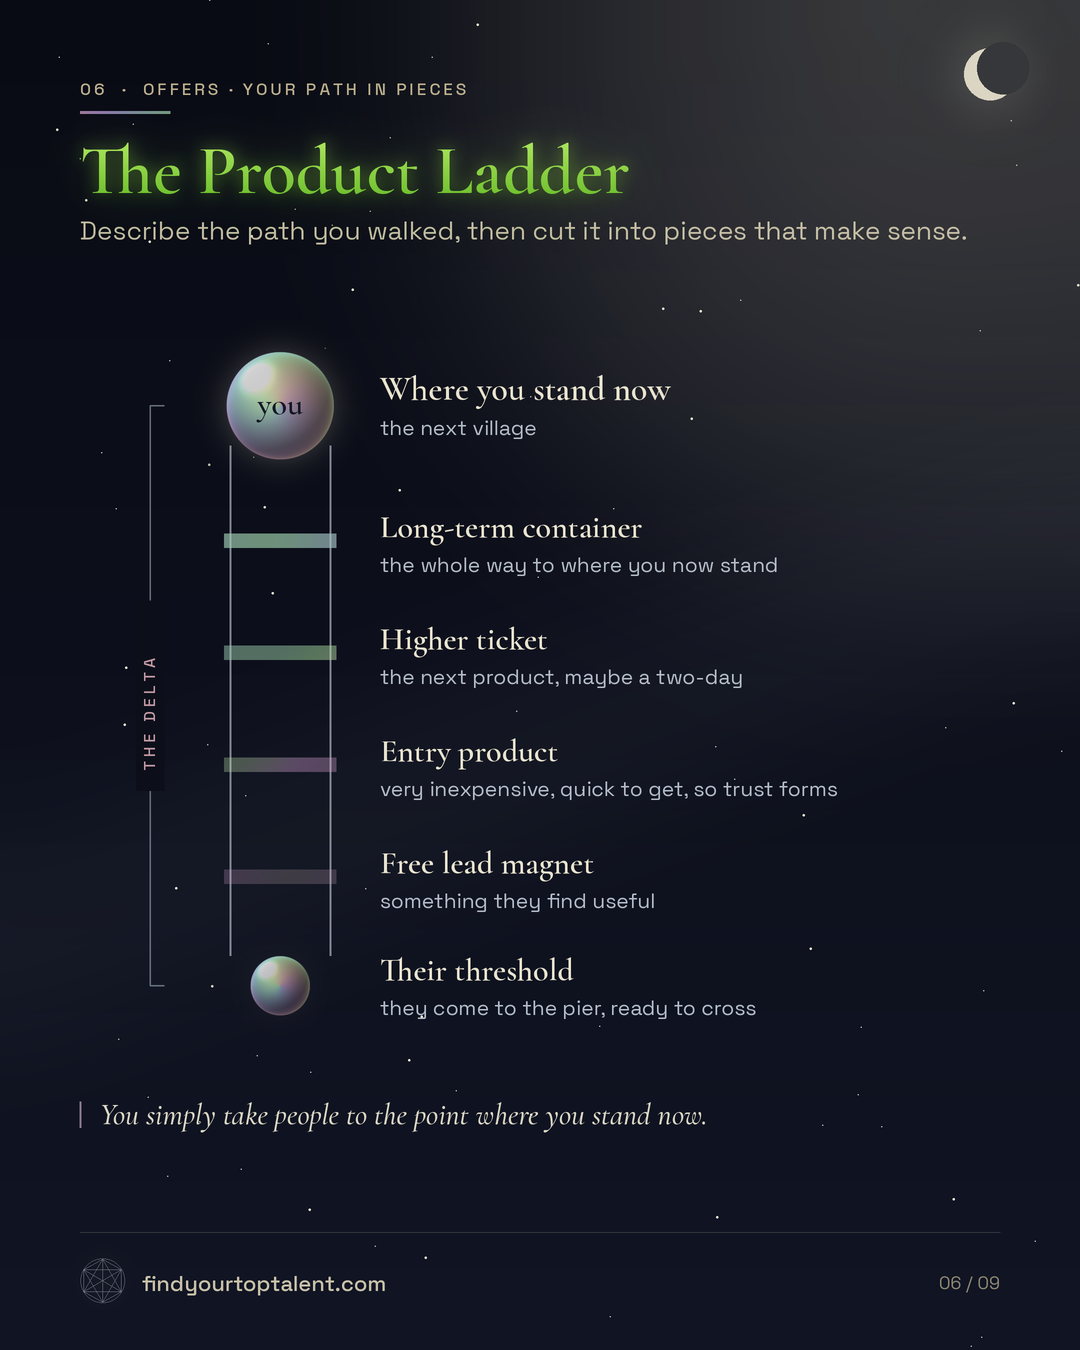

Recreate this plot in Python.
"""ideal-client-06 · The Product Ladder. All text comes from ideal-client-06.card.yaml."""
from PIL import Image, ImageDraw

from kit import vocab as K


def build(spec):
    t = spec.text
    S = K.S
    c = K.card(spec)
    y0 = c.body_top + 20
    rx0, rx1 = 230, 330; mx = (rx0 + rx1)/2
    top_y, bot_y = y0 + 60, y0 + 640
    # rails of the ladder, from their threshold up to where you stand
    c.ln([(rx0, top_y + 40), (rx0, bot_y - 30)], K.SILVER, 150, 2)
    c.ln([(rx1, top_y + 40), (rx1, bot_y - 30)], K.SILVER, 150, 2)
    rungs = [(d["title"], d["sub"]) for d in t["rungs"]]
    al = [245, 210, 175, 145]
    for k, (tt, sub) in enumerate(rungs):
        ry = top_y + 135 + k*112
        c.iri_poly([(rx0 - 6, ry - 7), (rx1 + 6, ry - 7), (rx1 + 6, ry + 7), (rx0 - 6, ry + 7)], al[k])
        c.text(380, ry - 34, tt, "serif", 32, K.BRIGHT, 255, maxw=600)
        c.text(380, ry + 10, sub, "sans", 21, K.SILVER, 225, maxw=600)
    # you, at the top
    c.orb(mx, top_y, 54, glow=90)
    c.ctext(mx, top_y - 22, t["you"], "serif", 32, K.DARK, 255)
    c.text(380, top_y - 38, t["top"]["title"], "serif", 34, K.BRIGHT, 255, maxw=600)
    c.text(380, top_y + 8, t["top"]["sub"], "sans", 21, K.SILVER, 225, maxw=600)
    # them, at the bottom
    c.orb(mx, bot_y, 30, glow=30)
    c.text(380, bot_y - 36, t["bottom"]["title"], "serif", 32, K.BRIGHT, 255, maxw=600)
    c.text(380, bot_y + 8, t["bottom"]["sub"], "sans", 21, K.SILVER, 225, maxw=600)
    # the delta: a rotated label beside a bracket
    bx = 150
    c.ln([(bx, top_y), (bx, bot_y)], K.QUIET, 170, 1.6)
    c.ln([(bx, top_y), (bx + 14, top_y)], K.QUIET, 170, 1.6); c.ln([(bx, bot_y), (bx + 14, bot_y)], K.QUIET, 170, 1.6)
    f = K.font("sansm", 16); txt = t["delta"]
    tw = int(c.d.textlength(txt, font=f)) + 8*S*len(txt)
    tmp = Image.new("RGBA", (tw + 20*S, 30*S), (0, 0, 0, 0)); td = ImageDraw.Draw(tmp); xx = 10*S
    for ch in txt:
        td.text((xx, 4*S), ch, font=f, fill=K.rgba(K.BLUSH, 240)); xx += td.textlength(ch, font=f) + 4*S
    tmp = tmp.rotate(90, expand=True)
    my = (top_y + bot_y)/2
    c.d.rectangle([(bx - 14)*S, (my - tmp.size[1]/S/2 - 10)*S, (bx + 14)*S, (my + tmp.size[1]/S/2 + 10)*S], fill=(12, 15, 26, 255))
    c.layer.alpha_composite(tmp, (int(bx*S - tmp.size[0]/2), int(my*S - tmp.size[1]/2)))
    c.quote(80, bot_y + 110, 920, t["quote"], 30)
    return c
